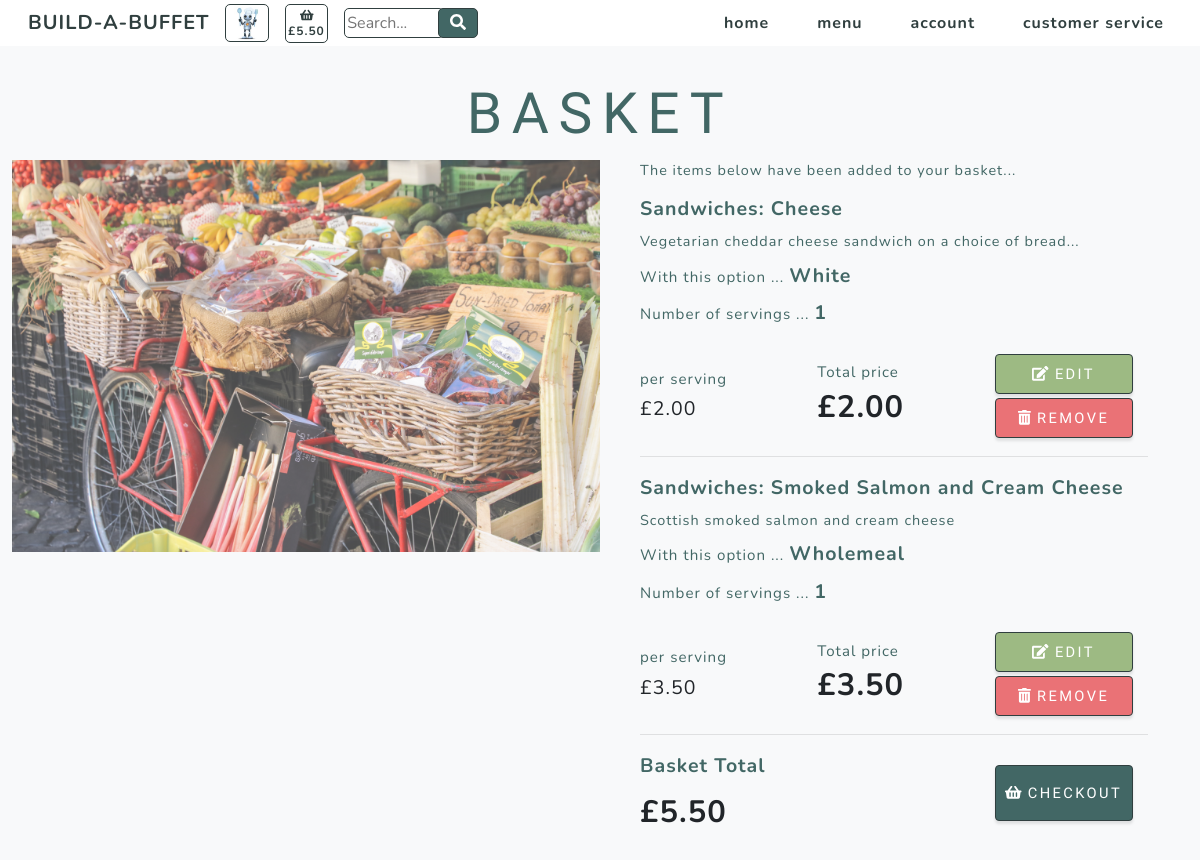
/basket/, run on an earlier commit of the app's database.
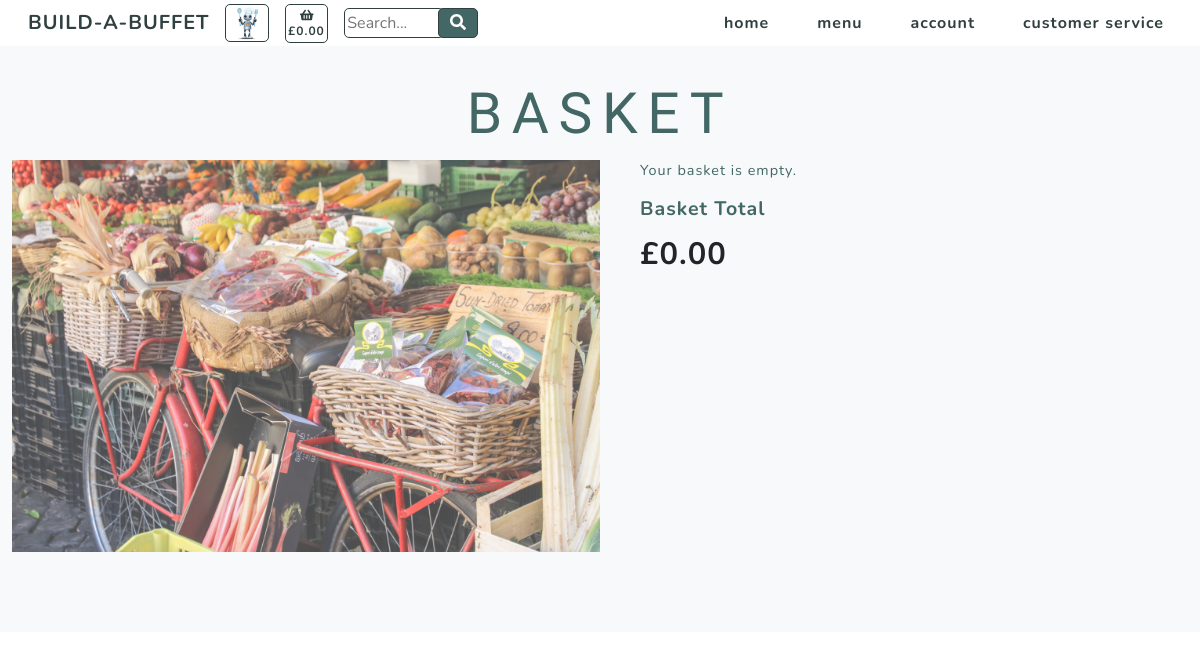
And on a later commit of the database.
### basket/models.py (models this page shows, shortened)
class Basket(models.Model):
    cookie = models.DecimalField(max_digits=8, decimal_places=0)
    item_number = models.AutoField(verbose_name='item_number',
                                   serialize=True,
                                   auto_created=True,
                                   primary_key=True)
    category = models.CharField(max_length=254)
    name = models.CharField(max_length=254)
    servings = models.DecimalField(max_digits=3, decimal_places=0)
    option = models.CharField(max_length=254)
    total_price = models.DecimalField(max_digits=6, decimal_places=2, null=True, blank=True)

### products/models.py (models this page shows, shortened)
class Product(models.Model):
    category = models.ForeignKey('Category', null=True, blank=True,
                                 on_delete=models.SET_NULL)
    sku = models.CharField(max_length=254, null=True, blank=True)
    name = models.CharField(max_length=254)
    description = models.TextField()
    price = models.DecimalField(max_digits=6, decimal_places=2)
    range = models.CharField(max_length=254, null=True, blank=True)

class Options(models.Model):
    class Meta:
        verbose_name_plural = 'Options'
    category = models.ForeignKey('Category', null=True, blank=True,
                                 on_delete=models.SET_NULL)
    option1 = models.TextField()
    option2 = models.TextField()
    option3 = models.TextField()

### basket/views.py (the view)
# urls.py: path('', views.basket, name='basket'),
def basket(request):
    """ check for a basket cookie """
    context_items = basket_context(request)
    cookie = context_items['cookie']
    cookie_key = context_items['cookie_key']
    """ set all the variables to blank """
    category = ""
    selected = ""
    options = ""
    this_product = ""
    baskets = ""
    basket_total = ""
    servings = ""
    """ fetch the datasets from the models """
    categories = Category.objects.all()
    products = Product.objects.all()
    options = Options.objects.all()
    """ check for a servings variable from the form """
    if request.POST:
        if 'servings' in request.POST:
            servings = request.POST["servings"]
    if request.GET:
        """ check for a product_add variable from the template """
        if 'product_add' in request.GET:
            product_add = request.GET['product_add']
            """ split the product_add variable into its components """
            product_add_list = product_add.split(',')
            category = product_add_list[0]
            product = product_add_list[1]
            selected = product_add_list[2]
            """ filter the datasets on the variables from product_add """
            this_product = products.filter(name=product)
            options = options.filter(category__in=categories)
            """ Credit: http://morozov.ca/tip-how-to-get-a-single-objects-value-with-django-orm.html """
            price = products.get(name=product).price
            """ check for existing basket(s) with the current cookie value """
            try:
                existing_basket = Basket.objects.get(cookie=cookie,
                                                     category=category,
                                                     name=product,
                                                     option=selected)
                existing_servings = existing_basket.servings
                """ add the new servings variable to the existing """
                updated_servings = existing_servings + int(servings)
                total_price = float(price) * float(updated_servings)
                """ save the updated basket and delete the existing """
                updated_basket = Basket(cookie=cookie,
                                        category=category,
                                        name=product,
                                        servings=updated_servings,
                                        option=selected,
                                        total_price=total_price)
                updated_basket.save()
                existing_basket.delete()
            except ObjectDoesNotExist:  # Credit: https://stackoverflow.com/questions/12572741/get-single-record-from-database-django
                """ if there is no existing basket, create a new one """
                total_price = float(price) * float(servings)
                basket = Basket(cookie=cookie,
                                category=category,
                                name=product,
                                servings=servings,
                                option=selected,
                                total_price=total_price)
                basket.save()
            baskets = Basket.objects.filter(cookie=cookie)
            baskets = baskets.order_by('-item_number')
        """ check for a product_edit variable from the template """
        if 'product_edit' in request.GET:
            product_edit = request.GET['product_edit']
            """ split the product_add variable into its components """
            product_edit_list = product_edit.split(',')
            updated_selected = product_edit_list[2]
            item_number = product_edit_list[3]
            """ check for existing basket(s) with the current cookie value """
            try:
                existing_basket = Basket.objects.get(item_number=item_number)
                product = existing_basket.name
                category = existing_basket.category
                price = products.get(name=product).price
                if servings == "":
                    servings = existing_basket.servings
                    total_price = total_price = float(price) * float(servings)
                else:
                    total_price = total_price = float(price) * float(servings)
                """ filter the datasets on the variables from product_add """
                this_product = products.filter(name=product)
                options = options.filter(category__in=categories)
                """ Credit: http://morozov.ca/tip-how-to-get-a-single-objects-value-with-django-orm.html """
                """ save the updated basket and delete the existing """
                updated_basket = Basket(cookie=cookie,
                                        category=category,
                                        name=product,
                                        servings=servings,
                                        option=updated_selected,
                                        total_price=total_price)
                updated_basket.save()
                existing_basket.delete()
                baskets = Basket.objects.filter(cookie=cookie)
                baskets = baskets.order_by('-item_number')
            except ObjectDoesNotExist:  # Credit: https://stackoverflow.com/questions/12572741/get-single-record-from-database-django
                baskets = Basket.objects.filter(cookie=cookie)
                baskets = baskets.order_by('-item_number')
    else:
        baskets = Basket.objects.filter(cookie=cookie)
        baskets = baskets.order_by('-item_number')
    basket_total = Basket.objects.filter(cookie=cookie).aggregate(Sum('total_price'))
    context = {
            'products': products,
            'this_product': this_product,
            'options': options,
            'selected': selected,
            'baskets': baskets,
            'cookie_key': cookie_key,
            'cookie': cookie,
            'basket_total': basket_total,
        }
    return render(request, 'basket/basket.html', context)

### basket/templates/basket/basket.html (shortened to what this page needs)
{% extends "base.html" %}
{% load static %}
{% block content %}
    <section class="products-section bg-light" id="products">
        <div class="container">
            <div class="row justify-content-center no-gutters">
                <div class="col-xl-12">
                    <h1 class="product-text-one mx-auto text-uppercase text-center flex-margin-b text-blue">Basket</h1>
                </div>
                <div class="col-xl-6">
                    <img class="img-fluid image-70" src="/media/assets/img/pexels-armand-m-3043328.jpg" alt="shopping basket" /></div>
                <div class="col-xl-6">
                    <div class="text-center h-100 project">
                        <div class="d-flex h-100">
                            <div class="product-container w-100 mt-0 text-center text-xl-left">
                                {% if basket_total.total_price__sum != None %}
                                    <div class="product-text-three mx-auto flex-margin-b text-blue">The items below have been added to your basket...</div>
                                {% else %}
                                    <div class="product-text-three mx-auto flex-margin-b text-blue">Your basket is empty.</div>
                                {% endif %}
                                    {% for basket in baskets %}
                                        <div class="product-text-two mx-auto mb-2 text-blue bold">{{ basket.category.title }}: {{ basket.name }}</div>
                                        {% for product in products %}
                                            {% if product.name == basket.name %}
                                                <div class="product-text-three mx-auto mb-2 text-blue">{{ product.description }}</div>
                                            {% endif %}
                                        {% endfor %}
                                        <div class="text-blue text-xs mb-2">With this option ...
                                            {% if basket.option == "selected-one" %}
                                                {% for option in options %}
                                                    <span class="text-blue product-text-two mb-2 bold">{{ option.option1.title }}</span>
                                                {% endfor %}
                                            {% endif %}
                                            {% if basket.option == "selected-three" %}
                                                {% for option in options %}
                                                    <span class="text-blue product-text-two mb-2 bold">{{ option.option3.title }}</span>
                                                {% endfor %}
                                            {% endif %}
                                        </div>
                                        <div class="text-blue text-xs mb-4">Number of servings ...
                                            <span id="servings" class="text-blue product-text-two mb-2 bold">{{ basket.servings }}</span>
                                        </div>
                                        <div class="row">
                                            <div class="col-4 my-auto">
                                                {% for product in products %}
                                                    {% if product.name == basket.name %}
                                                        <div class="text-blue text-xs">per serving</div>
                                                        <div class="product-text-two mt-1">£{{ product.price }}</div>
                                                    {% endif %}
                                                {% endfor %}
                                            </div>
                                            <div class="col-4 my-auto">
                                                <div class="text-blue text-xs">Total price</div>
                                                <div class="product-text-header bold">£{{ basket.total_price }}</div>
                                            </div>
                                            <div class="col-4 my-auto py-auto">
                                                <a class="edit-button border-solid masthead-button btn btn-primary js-scroll-trigger"
                                                    href="{% url 'edit_product' %}?item_number={{ basket.item_number }}">
                                                    <i class="fas fa-edit" aria-hidden="true"></i> edit</a>
                                                <a class="delete-button border-solid masthead-button btn btn-primary js-scroll-trigger"
                                                    href="{% url 'delete_basket_item' %}?delete_item={{ basket.item_number }}">
                                                    <i class="fas fa-trash-alt" aria-hidden="true"></i> remove</a>
                                            </div>
                                        </div>
                                        <hr>
                                    {% endfor %}
                                    <div class="row">
                                        <div class="col-4 my-auto">
                                            <div class="product-text-two mx-auto mb-2 text-blue bold">Basket Total</div>
                                            {% if basket_total.total_price__sum != None %}
                                                <div class="product-text-header bold">£{{ basket_total.total_price__sum|floatformat:"2" }}</div>
                                            {% else %}
                                                <div class="product-text-header bold">£0.00</div>
                                            {% endif %}
                                        </div>
                                        <div class="col-4 my-auto">
                                            {% if basket_total.total_price__sum != None  %}
                                                <a class="checkout-button border-solid masthead-button btn btn-primary js-scroll-trigger"
                                                    href="{% url 'checkout' %}?basket_number={{ cookie }}">
                                                    <i class="fa fa-shopping-basket" aria-hidden="true"></i> checkout</a>
                                            {% endif %}
                                        </div>
                                    </div>
                                </div>
                            </div>
                        </div>
                    </div>
                </div>
            </div>
    </section>
{% endblock %}

What changed in the data, as far as the page shows it:
removed Basket: category "Sandwiches", name "Cheese", servings "1", total_price "2.00"
no longer on this page (row unchanged): Product: description "Vegetarian cheddar cheese sandwich on a choice of bread...", price "2.00"
no longer on this page (row unchanged): Options: option1 "White", option3 "Wholemeal"
removed Basket: category "Sandwiches", name "Smoked Salmon and Cream Cheese", servings "1", total_price "3.50"
no longer on this page (row unchanged): Product: description "Scottish smoked salmon and cream cheese", price "3.50"
Also different on the page:
{{ basket_total.total_price__sum|floatformat:"2" }}: "5.50" → (not shown)
text no longer shown: "£ The items below have been added to your basket... £ CHECKOUT"
text now shown: "£0.00 Your basket is empty. £0.00"
